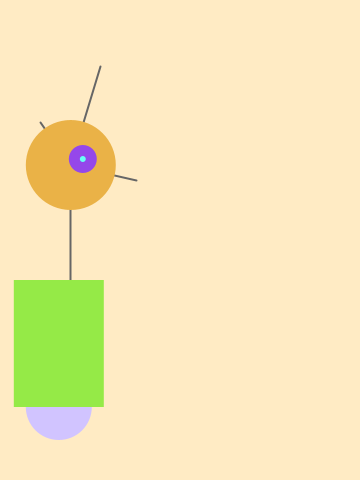
Frame 1 (no input)
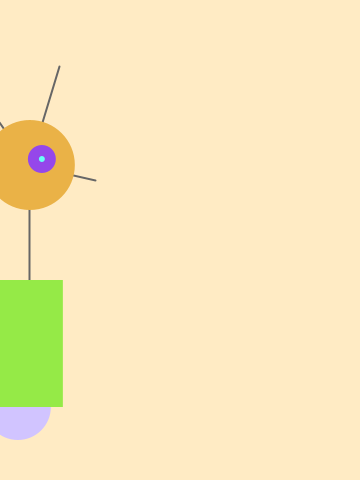
Frame 60 (the mouse pressed at the canvas centre just before this capture)
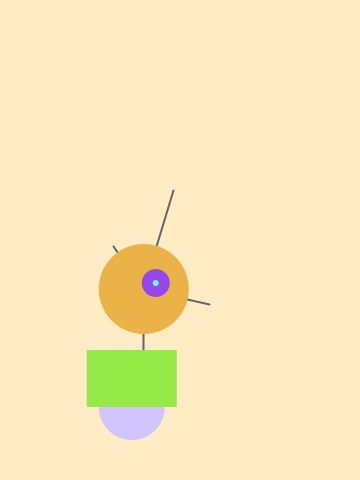
Frame 120 (the mouse held since frame 60 and released just before this capture)

The Processing sketch that drew these frames (run headless with seeded random() and noise(); from frame 60 on, the mouse is pressed at the canvas centre):

// Processing sketch: processing_101791
// ── processing_101791.pde

float x = 60; // X-coordinate
float y = 440; // Y-coordinate
int radius = 45; // Head Radius
int bodyHeight = 160; // Body Height
int neckHeight = 70; // Neck Height
float easing = 0.02;
void setup() {
 size(360, 480);
 smooth();
 strokeWeight(2);
 ellipseMode(RADIUS);
}
void draw() {
 int targetX = mouseX;
 x += (targetX - x) * easing;
 if (mousePressed) {
 neckHeight = 16;
 bodyHeight = 90; 
 } else {
 neckHeight = 70;
 bodyHeight = 160; 
 }
 float ny = y - bodyHeight - neckHeight - radius;
 background(255, 235, 196);
 // Neck
 stroke(102);
 line(x+12, y-bodyHeight, x+12, ny); 
 // Antennae
 line(x+12, ny, x-18, ny-43);
 line(x+12, ny, x+42, ny-99);
 line(x+12, ny, x+78, ny+15);
 // Body
 noStroke();
 fill(209, 196, 255);
 ellipse(x, y-33, 33, 33);
 fill(149, 234, 71);
 rect(x-45, y-bodyHeight, 90, bodyHeight-33);
 // Head
 fill(234, 178, 71);
 ellipse(x+12, ny, radius, radius); 
 fill(149, 71, 234);
 ellipse(x+24, ny-6, 14, 14);
 fill(105, 262, 246);
 ellipse(x+24, ny-6, 3, 3);
}
